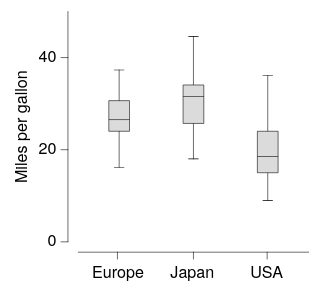

The specification (Vega-Lite) saved for this image:
### Vega-Lite specification from a JSON file in a GitHub repository (floating-point values rounded to 4 significant figures; data arrays with more than 128 entries replaced by an {"elided": "..."} marker saying what was removed)
{"background": null, "config": {"arc": {"fill": "#DBDBDB", "fillOpacity": 1.0, "innerRadius": 25.0, "padAngle": 0.03, "stroke": "black", "strokeOpacity": 1, "strokeWidth": 0.25}, "area": {"fill": "#DBDBDB", "fillOpacity": 1.0, "stroke": "black", "strokeOpacity": 1, "strokeWidth": 0.25}, "axis": {"domain": true, "domainCap": "round", "domainColor": "black", "domainWidth": 0.25, "grid": false, "gridCap": "round", "gridColor": "#F1F1F1", "gridDash": [0, 0], "gridOpacity": 1.0, "gridWidth": 0.25, "labelColor": "black", "labelFont": "HelveticaNeue", "labelFontSize": 7, "labelFontStyle": "normal", "labelFontWeight": 400, "offset": 4.5, "ticks": true, "tickCap": "round", "tickColor": "black", "tickSize": 3, "tickWidth": 0.25, "titleColor": "black", "titleFont": "HelveticaNeue", "titleFontSize": 7, "titleFontStyle": "normal", "titleFontWeight": 400}, "axisX": {"domain": true, "labelAlign": "center", "labelAngle": 0, "labels": true, "ticks": true, "translate": 0}, "axisY": {"domain": true, "labelAlign": "right", "labelAngle": 0, "labels": true, "ticks": true, "translate": 0}, "axisRight": {"domain": true, "labelAlign": "left", "labelAngle": 0, "labels": true, "ticks": true, "translate": 0}, "axisTop": {"domain": true, "labelAlign": "center", "labelAngle": 0, "labels": true, "ticks": true, "translate": 0}, "bar": {"fill": "#DBDBDB", "fillOpacity": 1.0, "stroke": "black", "strokeOpacity": 1, "strokeWidth": 0.25}, "boxplot": {"size": 9.0, "ticks": {"cornerRadius": 0.25, "fill": "black", "size": 4.5, "thickness": 0.25}, "box": {"fillOpacity": 1.0, "stroke": "black", "strokeOpacity": 1, "strokeWidth": 0.25}, "median": {"fill": "black", "fillOpacity": 1.0, "size": 9.0, "thickness": 0.25}, "rule": {"fill": "black", "fillOpacity": 1.0, "size": 10.0, "stroke": "black", "strokeDash": [0, 0], "strokeOpacity": 1, "strokeWidth": 0.25}, "outliers": {"color": "black", "fill": "black", "fillOpacity": 1.0, "size": 0, "stroke": "black", "strokeOpacity": 1, "strokeWidth": 0.25}}, "circle": {"fill": "black", "fillOpacity": 1.0, "size": 0.5, "stroke": "black", "strokeOpacity": 1, "strokeWidth": 0.25}, "errorband": {"band": {"fillOpacity": 0.6, "stroke": null, "strokeWidth": 0.25, "strokeOpacity": 1}, "borders": {"opacity": 0, "strokeOpacity": 0.25, "strokeWidth": 1}}, "errorbar": {"opacity": 1, "rule": {"strokeDash": [0, 0], "strokeWidth": 0.5}, "ticks": {"color": "black", "cornerRadius": 0.25, "opacity": 1, "size": 6.0, "thickness": 0.5}, "thickness": 0.5}, "font": "HelveticaNeue", "geoshape": {"fill": "#DBDBDB", "fillOpacity": 1.0, "stroke": "black", "strokeOpacity": 1, "strokeWidth": 0.25}, "header": {"labelColor": "black", "labelFont": "HelveticaNeue", "labelFontSize": 7, "labelFontStyle": "normal", "labelFontWeight": 400, "titleColor": "black", "titleFont": "HelveticaNeue", "titleFontSize": 7, "titleFontStyle": "normal", "titleFontWeight": 400, "titlePadding": 0}, "legend": {"disable": false, "offset": 4.5, "gradientLength": 50.0, "gradientThickness": 5.0, "gradientOpacity": 1.0, "gradientStrokeColor": "black", "gradientStrokeWidth": 0.25, "labelColor": "black", "labelFont": "HelveticaNeue", "labelFontSize": 7, "labelFontStyle": "normal", "labelFontWeight": 400, "strokeColor": "black", "strokeWidth": 0, "symbolSize": 42, "symbolStrokeColor": "black", "symbolStrokeWidth": 0.25, "titleColor": "black", "titleFont": "HelveticaNeue", "titleFontSize": 7, "titleFontStyle": "normal", "titleFontWeight": 400}, "line": {"color": "black", "stroke": "black", "strokeCap": "round", "strokeDash": [0, 0], "strokeOpacity": 1, "strokeWidth": 0.375}, "point": {"filled": true, "fill": "#DBDBDB", "fillOpacity": 1.0, "size": 5.0, "stroke": "black", "strokeOpacity": 1, "strokeWidth": 0.25}, "range": {"category": ["#C6D9F1", "#F1C9CB", "#FEF0B9", "#CEE37A", "#7AA8E0", "#E589A3", "#FDDD5D", "#68B961", "#4177B1", "#C35082", "#E5C227", "#438156"], "diverging": {"scheme": ["#C35082", "#CE6D94", "#D989A7", "#E2A4BA", "#EABFCE", "#F1DBE2", "#F6F6F6", "#D7E0EB", "#B9CBE0", "#9BB6D5", "#7DA1C9", "#5F8CBD", "#4177B1"]}, "heatmap": {"scheme": ["#DFE9F7", "#C6D9F1", "#ADC8EC", "#94B8E6", "#7AA8E0", "#6097DA", "#4D87CA", "#4177B1", "#386898", "#2F597F", "#264A69", "#1D3A58"]}, "ordinal": {"scheme": ["#F1F1F1", "#DBDBDB", "#C6C6C6", "#B2B2B2", "#9D9D9D", "#898989", "#767676", "#636363", "#515151", "#404040", "#2F2F2F", "#1F1F1F"]}, "ramp": {"scheme": ["#DFE9F7", "#C6D9F1", "#ADC8EC", "#94B8E6", "#7AA8E0", "#6097DA", "#4D87CA", "#4177B1", "#386898", "#2F597F", "#264A69", "#1D3A58"]}}, "rule": {"color": "black", "stroke": "black", "strokeCap": "round", "strokeDash": [2, 2], "strokeOpacity": 1, "strokeWidth": 0.25}, "scale": {"bandPaddingInner": 0.1, "bandPaddingOuter": 0.1, "round": false}, "rect": {"fill": "#DBDBDB", "fillOpacity": 1.0, "stroke": "black", "strokeOpacity": 1, "strokeWidth": 0.25}, "square": {"fill": "#DBDBDB", "fillOpacity": 1.0, "size": 10.0, "stroke": "black", "strokeOpacity": 1, "strokeWidth": 0.25}, "text": {"color": "black", "font": "HelveticaNeue", "fontSize": 7, "fontStyle": "normal", "fontWeight": 400}, "title": {"anchor": "middle", "frame": "group", "color": "black", "font": "HelveticaNeue", "fontSize": 7, "fontStyle": "normal", "fontWeight": 400, "subtitleColor": "black", "subtitleFont": "HelveticaNeue", "subtitleFontSize": "HelveticaNeue", "subtitleFontStyle": "normal", "subtitleFontWeight": 400}, "view": {"continuousWidth": 100, "continuousHeight": 100, "discreteWidth": 100, "discreteHeight": 100, "fill": null, "stroke": null, "strokeWidth": 0.25}}, "data": {"name": "data-84942684f44a0939f6e50b33ec91a880"}, "mark": {"type": "boxplot"}, "encoding": {"x": {"field": "Origin", "title": null, "type": "nominal"}, "y": {"field": "Miles_per_Gallon", "title": "Miles per gallon", "type": "quantitative"}}, "$schema": "https://vega.github.io/schema/vega-lite/v6.4.1.json", "datasets": {"data-84942684f44a0939f6e50b33ec91a880": {"elided": "398 records"}}}
